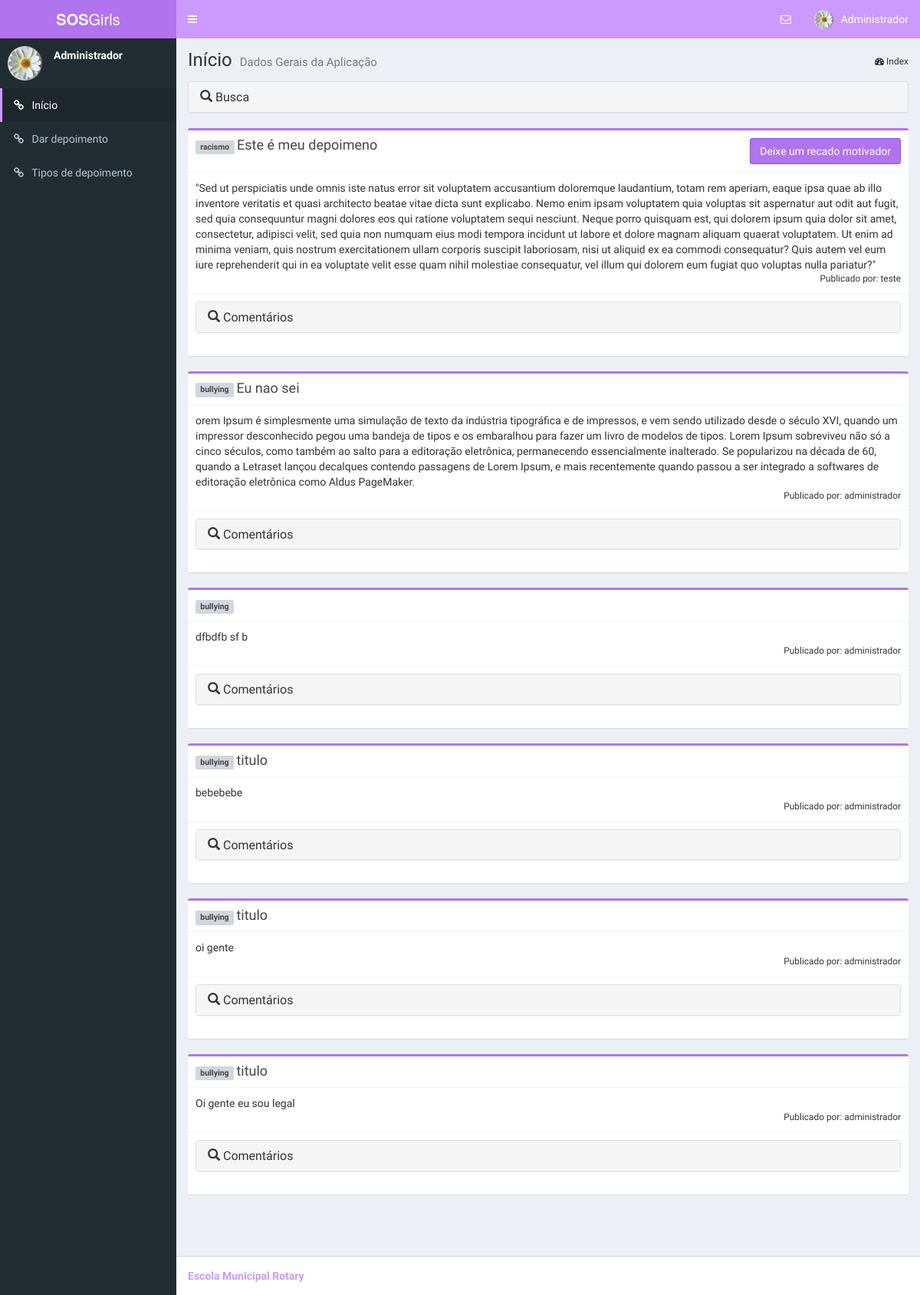
Page /inicio/ (signed in) on the committed database.
### comum/models.py (models this page shows, shortened)
class Depoimentos(models.Model):
    titulo = models.CharField(max_length=100)
    conteudo = models.TextField()
    autor = models.ForeignKey(User)
    tipo = models.ForeignKey(TipoDepoimentos, null=True)

class TipoDepoimentos(models.Model):
    nome = models.CharField(max_length=30)
    def __str__(self):
        return '%s' % (self.nome)

### comum/views.py (the view)
# urls.py: url(r'^inicio/', views.index, name='index'),
def index(request):
    if request.user.is_authenticated():
        registros = Depoimentos.objects.all().order_by("-id")
        form = FiltroDepoimentoForm(request.GET or None)
        if request.GET and form.is_valid():
            tipo = form.cleaned_data.get('tipo')
            if tipo:
                registros = registros.filter(tipo=tipo)
        depoimentos = paginar_registros(request, registros, 15)
        return render(request, "inicio.html", {"depoimentos":depoimentos, "form":form})
    else:
        return HttpResponseRedirect(reverse('comum:login'))

### comum/templatetags/comum_extras.py (called while the page is built)
@register.filter(name='add_css_class')
def add_css_class(value, arg):
    return value.as_widget(attrs={'class': arg})

### comum/views.py (called while the page is built)
def paginar_registros(request, registros, qtd_por_pagina):
    paginator = Paginator(registros, qtd_por_pagina)
    page = request.GET.get('page')
    try:
        return paginator.page(page)
    except PageNotAnInteger:
        return paginator.page(1)
    except EmptyPage:
        return paginator.page(paginator.num_pages)

### comum/templates/inicio.html (shortened to what this page needs)
{% extends "base.html" %}
{% load staticfiles %}
{% load bootstrap_pagination %}
{% load comum_extras %}
{% block index %} active {% endblock %}
{% block breadcrumb %}
<section class="content-header">
    <h1>
        Início
        <small>Dados Gerais da Aplicação</small>
    </h1>
    <ol class="breadcrumb">
        <li><i class="fa fa-dashboard"></i> Index</li>
    </ol>
</section>
{% endblock %}
{% block content %}
<section class="content">
  <div class="panel-group" id="accordion" role="tablist" aria-multiselectable="true">
      <div class="panel panel-default">
          <div class="panel-heading" role="tab" id="headingOne">
              <h4 class="panel-title">
                  <a class="a-span" role="button" data-toggle="collapse" data-parent="#accordion"
                     href="#collapseOne" aria-expanded="true" aria-controls="collapseOne">
                      <span class="glyphicon glyphicon-search" aria-hidden="true"></span> Busca
                  </a>
              </h4>
          </div>
      </div>
  </div>
  {% for depoimento in depoimentos %}
    <div class="box box-info">
        <div class="box-header with-border">
          <span class="label label-default">{{depoimento.tipo.nome}}</span>
            <h3 class="box-title">{{depoimento.titulo}}</h3>
                {% if depoimento.autor != request.user%}
               <button type="button" name="button" class="btn btn-small btn-info pull-right recado" data-id="{{depoimento.id}}" data-toggle="modal" data-target="#exampleModal">Deixe um recado motivador</button>
               {% endif %}
        </div>
        <div class="box-body">
            <div class="row">
                <div class="col-md-12">
                    <div id="container">{{depoimento.conteudo}}</div>
                </div>
                <div class="col-md-12">
                  <small class="pull-right">Publicado por: {{depoimento.autor}}
                  </small>
                </div>
            </div>
        </div>
        <div class="box-footer">
          <div class="panel-group" id="accordion-{{depoimento.id}}" role="tablist" aria-multiselectable="true">
              <div class="panel panel-default">
                  <div class="panel-heading" role="tab" id="headingOne-{{depoimento.id}}">
                      <h4 class="panel-title">
                          <a class="a-span" role="button" data-toggle="collapse" data-parent="#accordion-{{depoimento.id}}"
                             href="#collapseOne-{{depoimento.id}}" aria-expanded="true" aria-controls="collapseOne-{{depoimento.id}}">
                              <span class="glyphicon glyphicon-search" aria-hidden="true"></span> Comentários
                          </a>
                      </h4>
                  </div>
              </div>
          </div>
        </div>
    </div>
    {%endfor%}
    <nav aria-label="Page navigation">
  </nav>
</section>
{% endblock %}

### comum/templates/base.html (shortened to what this page needs)
<!DOCTYPE html>
{% load staticfiles %}
{% load comum_extras %}
<html>
  <head>
    <link rel="stylesheet" href="{% static 'comum/css/bootstrap.min.css' %}">
    <link rel="stylesheet" href="https://cdnjs.cloudflare.com/ajax/libs/font-awesome/4.5.0/css/font-awesome.min.css">
    <link rel="stylesheet" href="https://cdnjs.cloudflare.com/ajax/libs/ionicons/2.0.1/css/ionicons.min.css">
    <link rel="stylesheet" href="{% static 'comum/css/AdminLTE.min.css' %}">
    <link rel="stylesheet" href="{% static 'comum/css/skin-blue.min.css' %}">
  </head>
  <body class="hold-transition skin-blue sidebar-mini">
    <div class="wrapper">
      <header class="main-header">
        <a href="/" class="logo">
          <span class="logo-lg"><b>SOS</b>Girls</span>
        </a>
        <nav class="navbar navbar-static-top" role="navigation">
          <a href="#" class="sidebar-toggle" data-toggle="offcanvas" role="button">
          </a>
          <div class="navbar-custom-menu">
            <ul class="nav navbar-nav">
              <li class="dropdown messages-menu">
                <a href="#" class="dropdown-toggle" data-toggle="dropdown">
                  <i class="fa fa-envelope-o"></i>
                </a>
              </li>
              <li class="dropdown user user-menu">
                <a href="#" class="dropdown-toggle" data-toggle="dropdown">
                  <img src="{% static 'comum/img/user2-160x160.jpg' %}" class="user-image" alt="User Image">
                  <span class="hidden-xs">
                    {% if request.user.first_name and request.user.last_name %}
                      {{ request.user.first_name|title }} {{ request.user.last_name|title }}
                    {% elif request.user.first_name %}
                      {{ request.user.first_name|title }}
                    {% else %}
                      {{ request.user.username|title }}
                    {% endif %}
                  </span>
                </a>
              </li>
            </ul>
          </div>
        </nav>
      </header>
      <aside class="main-sidebar">
        <section class="sidebar">
          <div class="user-panel">
            <div class="pull-left image">
              <img src="{% static 'comum/img/user2-160x160.jpg' %}" class="img-circle" alt="User Image">
            </div>
            <div class="pull-left info">
              <p>
                {% if request.user.first_name and request.user.last_name %}
                  {{ request.user.first_name|title }} {{ request.user.last_name|title }}
                {% elif request.user.first_name %}
                  {{ request.user.first_name|title }}
                {% else %}
                  {{ request.user.username|title }}
                {% endif %}
              </p>
            </div>
          </div>
          <ul class="sidebar-menu live-search-list">
            <li class="{% block index %}{% endblock %}"><a href="{% url 'comum:index' %}"><i class="fa fa-link"></i> <span>Início</span></a></li>
            <li class="{% block novo_depoimento %}{% endblock %}"><a href="{% url 'comum:novo_depoimento' %}"><i class="fa fa-link"></i> <span>Dar depoimento</span></a></li>
            {% if request.user.is_superuser %}
            <li class="{% block tipos_depoimento %}{% endblock %}"><a href="{% url 'comum:tipos_depoimento' %}"><i class="fa fa-link"></i> <span>Tipos de depoimento</span></a></li>
            {% endif %}
          </ul>
        </section>
      </aside>
      <div class="content-wrapper">
        {% block breadcrumb %}{% endblock %}
        {% block content %}{% endblock %}
      </div>
      <footer class="main-footer">
        <strong>
          <a href="#">Escola Municipal Rotary</a>
        </strong>
      </footer>
    </div>
  </body>
</html>

### rows in the picture
Depoimentos: tipo.nome "racismo", titulo "Este é meu depoimeno", conteudo "\"Sed ut perspiciatis unde omnis iste natus error sit voluptatem accusantium doloremque laudantium, totam rem aperiam, eaque ipsa quae ab illo inventore veritatis et quasi architecto beatae vitae dicta sunt explicabo. Nemo enim ipsam voluptatem quia voluptas sit aspernatur aut odit aut fugit, sed quia consequuntur magni dolores eos qui ratione voluptatem sequi nesciunt. Neque porro quisquam est, qui dolorem ipsum quia dolor sit amet, consectetur, adipisci velit, sed quia non numquam eius modi tempora incidunt ut labore et dolore magnam aliquam quaerat voluptatem. Ut enim ad minima veniam, quis nostrum exercitationem ullam corporis suscipit laboriosam, nisi ut aliquid ex ea commodi…", autor "teste"
Depoimentos: tipo.nome "bullying", titulo "Eu nao sei", conteudo "orem Ipsum é simplesmente uma simulação de texto da indústria tipográfica e de impressos, e vem sendo utilizado desde o século XVI, quando um impressor desconhecido pegou uma bandeja de tipos e os embaralhou para fazer um livro de modelos de tipos. Lorem Ipsum sobreviveu não só a cinco séculos, como também ao salto para a editoração eletrônica, permanecendo essencialmente inalterado. Se popularizou na década de 60, quando a Letraset lançou decalques contendo passagens de Lorem Ipsum, e mais recentemente quando passou a ser integrado a softwares de editoração eletrônica como Aldus PageMaker.", autor "administrador"
Depoimentos: tipo.nome "bullying", conteudo "dfbdfb sf b", autor "administrador"
Depoimentos: tipo.nome "bullying", titulo "titulo", conteudo "bebebebe", autor "administrador"
Depoimentos: tipo.nome "bullying", titulo "titulo", conteudo "oi gente", autor "administrador"
Depoimentos: tipo.nome "bullying", titulo "titulo", conteudo "Oi gente eu sou legal", autor "administrador"

### other values in the picture
{{ request.user.username|title }} "Administrador"
